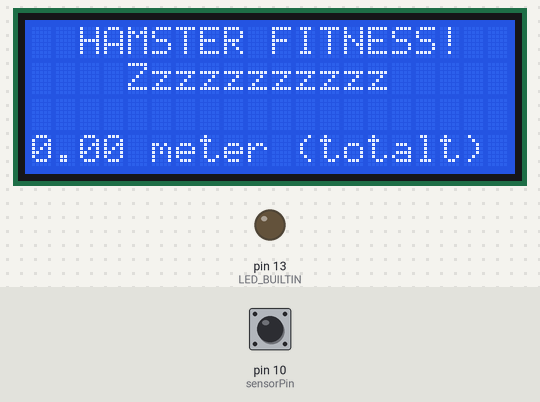
The sketch below on a simulated Arduino Uno, built with avr-gcc and run on an emulated ATmega328P. Parts: 20×4 character LCD, output pins drawn as LEDs (lit = HIGH). The inputs (shaded band) are chosen by the test bench; at power-on: pin 10 (sensorPin) LOW.

Above: at 1.6 s.
1.7 s: pin 10 (sensorPin) driven HIGH
At 2.8 s:
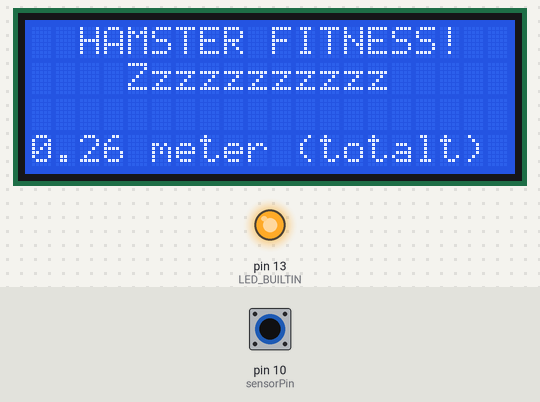
3.5 s: pin 10 (sensorPin) pulsed LOW 2 times (0.12 s each, 0.3 s apart)
At 4.4 s:
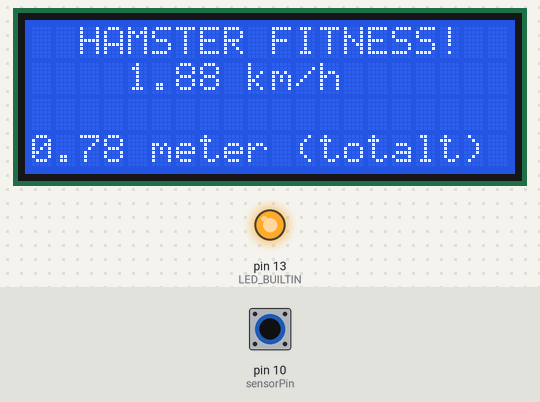
6.5 s: pin 10 (sensorPin) pulsed LOW 5 times (0.12 s each, 0.3 s apart)
At 9.6 s:
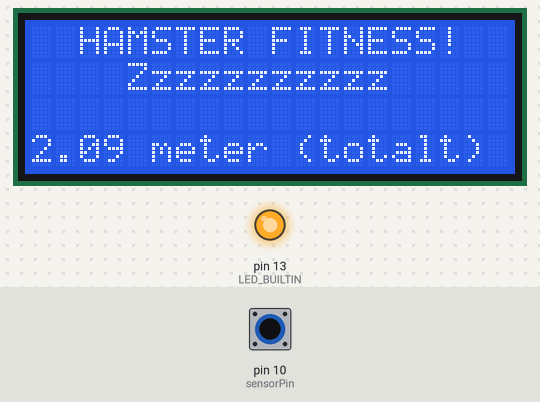
Timing chart, 0 to 11.1 s (numbered marks = the images above; inputs shaded):
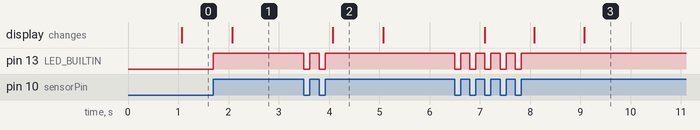

The sketch:

Hamster_Fitness_Tracker.ino
```cpp
/*
  Hamster Fitness Tracker

  Use a sensor to track the hamster fitness
  you can either use serial or LCD, pelase
  the LCD is a standard 20x4 LCD. It can quite easily be changed.
  As a sensor I use an inductor sensor I had as a spare, but any sensor that can trigger


  The circuit:
  - Using built in LED pin 13
  - Rotation sensor attached to pin 10
  - LCD connect as.
       LCD (4)  RS pin to digital pin 12
       LCD (6)  Enable pin to digital pin 11
       LCD (11) D4 pin to digital pin 5
       LCD (12) D5 pin to digital pin 4
       LCD (13) D6 pin to digital pin 3
       LCD (14) D7 pin to digital pin 1
       LCD (5)  R/W pin to ground
       LCD (1)  GND pin to ground
       LCD (2)  VCC pin to 5V
       LCD (3)  VO pin (pin 3) connected wtih a potentiometer for contrast

*/


// include the library code:
#include <stdarg.h>
#include <LiquidCrystal.h>

#define _LCD     1      // If _LCD =1 use LCD else use Serial.print

#if _LCD
// LCD paramters
// connected to:
const int rs = 12, en = 11, d4 = 5, d5 = 4, d6 = 3, d7 = 1;
LiquidCrystal lcd(rs, en, d4, d5, d6, d7);

#define PRINTF_BUF 80 // define the tmp buffer size (change if desired)
void LCD_printf(const char *format, ...)
{
  char buf[PRINTF_BUF];
  va_list ap;
  va_start(ap, format);
  vsnprintf(buf, sizeof(buf), format, ap);
  for (char *p = &buf[0]; *p; p++) // emulate cooked mode for newlines
  {
    if (*p == '\n')
      lcd.print('\r');
    lcd.print(*p);
  }
  va_end(ap);
}
#endif

#define DIAMETER 16.8         // Diameter of the wheel in cm
#define CNT_PER_RPM 2         // pegs per rotation?
#define CIRCUMFERENCE 52.77   // wheel_circumference
// constants won't change. They're used here to set pin numbers:
const int sensorPin = 10;     // the number of the pushbutton pin

int sensorState = 0;         // variable for reading the pushbutton status
unsigned long currentTime;
unsigned long lastSecond;
unsigned long totalCnt;             // total count of triggers
int cnt;                    // current interval count
int lastState;

void setup() {
  // set up the LCD's number of columns and rows:
#if _LCD
  lcd.begin(20, 4);

#else   // else Serial
  Serial.begin(9600); // USB is always 12 Mbit/sec
  Serial.print("Logging start\n");
#endif

  // initialize the LED pin as an output:
  pinMode(LED_BUILTIN, OUTPUT);
  // initialize the pushbutton pin as an input:
  pinMode(sensorPin, INPUT);
  lastState = HIGH;     // To avoid false start...

  lastSecond = millis();

}

void loop() {
  // read the state of the sensor:
  sensorState = digitalRead(sensorPin);


  if (sensorState == HIGH) {
    if ( lastState == LOW ) {
      lastState = HIGH;   // Positive edge triggering
      cnt++;
    }
    // turn LED on:
    digitalWrite(LED_BUILTIN, HIGH);
  } else {
    lastState = LOW;
    // turn LED off:
    digitalWrite(LED_BUILTIN, LOW);
  }
  currentTime = millis();
  if ( currentTime > (lastSecond + 1000) ) {
    float currentSpeed;
    totalCnt += cnt;     // add to total

    currentSpeed = (cnt / 2) * 52.16 * 3600 / 100;    // Convert to meter per hour

#if _LCD
    // print the number of seconds since reset:
    lcd.clear();
    lcd.setCursor(0, 0);
    lcd.print("  HAMSTER FITNESS!");

    lcd.setCursor(4, 1);
    if ( 0 == currentSpeed ) {
      lcd.print("Zzzzzzzzzzz");
    }
    else {
      lcd.print(currentSpeed / 1000.0);
      lcd.print(" km/h");
    }

    lcd.setCursor(0, 3);
    lcd.print( ((totalCnt / 2.0) * 52.16) / 100.0);
    lcd.print( " meter (totalt)");

#else
    Serial.print("\nCnts per second: ");
    Serial.print(cnt);
    Serial.print("\nCurrent Speed:");
    Serial.print(currentSpeed);
    Serial.print(" meter per hour");
    Serial.print("\nTotal revs.:");
    Serial.print(totalCnt / 2);
    Serial.print("\nTotal meters:");
    Serial.print(((totalCnt / 2.0) * 52.16) / 100.0);

    Serial.print("\n-------------");

#endif

    //reset the timer
    lastSecond = currentTime;
    cnt = 0;            // reset counter

  }


}
```

Measured:
- after the input at 1.7 s, pin 13 (LED_BUILTIN): LOW → HIGH at once; the display: changes after 0.37 s (image 1)
- after the input at 3.5 s, pin 13 (LED_BUILTIN): alternates HIGH for 0.18 s and LOW for 0.12 s, 4 changes in all, then stays HIGH, starting at once; the display: changes after 0.57 s (image 2)
- after the input at 6.5 s, pin 13 (LED_BUILTIN): alternates HIGH for 0.18 s and LOW for 0.12 s, 10 changes in all, then stays HIGH, starting at once; the display: first changes after 0.60 s (image 3 shows a later state)
- what the display in image 2 shows lasts 1.0 s, from 4.1 s to 5.1 s
